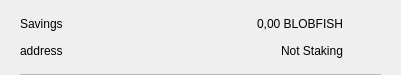
<?xml version="1.0" encoding="UTF-8"?>
<ui version="4.0">
 <class>CSRow</class>
 <widget class="QWidget" name="CSRow">
  <property name="geometry">
   <rect>
    <x>0</x>
    <y>0</y>
    <width>401</width>
    <height>75</height>
   </rect>
  </property>
  <property name="windowTitle">
   <string>Form</string>
  </property>
  <layout class="QVBoxLayout" name="verticalLayout">
   <property name="spacing">
    <number>0</number>
   </property>
   <property name="leftMargin">
    <number>20</number>
   </property>
   <property name="topMargin">
    <number>10</number>
   </property>
   <property name="rightMargin">
    <number>20</number>
   </property>
   <property name="bottomMargin">
    <number>0</number>
   </property>
   <item>
    <widget class="QWidget" name="info" native="true">
     <property name="minimumSize">
      <size>
       <width>0</width>
       <height>0</height>
      </size>
     </property>
     <layout class="QHBoxLayout" name="horizontalLayout_3">
      <property name="leftMargin">
       <number>0</number>
      </property>
      <property name="topMargin">
       <number>0</number>
      </property>
      <property name="rightMargin">
       <number>0</number>
      </property>
      <property name="bottomMargin">
       <number>10</number>
      </property>
      <item>
       <widget class="QWidget" name="container" native="true">
        <property name="minimumSize">
         <size>
          <width>0</width>
          <height>0</height>
         </size>
        </property>
        <layout class="QVBoxLayout" name="verticalLayout_2">
         <property name="spacing">
          <number>0</number>
         </property>
         <property name="leftMargin">
          <number>0</number>
         </property>
         <property name="topMargin">
          <number>0</number>
         </property>
         <property name="rightMargin">
          <number>0</number>
         </property>
         <property name="bottomMargin">
          <number>0</number>
         </property>
         <item>
          <layout class="QHBoxLayout" name="horizontalLayout">
           <item>
            <widget class="QLabel" name="labelName">
             <property name="toolTip">
              <string notr="true"/>
             </property>
             <property name="text">
              <string>Savings</string>
             </property>
            </widget>
           </item>
           <item>
            <spacer name="horizontalSpacer">
             <property name="orientation">
              <enum>Qt::Horizontal</enum>
             </property>
             <property name="sizeHint" stdset="0">
              <size>
               <width>40</width>
               <height>20</height>
              </size>
             </property>
            </spacer>
           </item>
           <item>
            <widget class="QLabel" name="labelAmount">
             <property name="text">
              <string>0,00 BLOBFISH</string>
             </property>
            </widget>
           </item>
          </layout>
         </item>
         <item>
          <layout class="QHBoxLayout" name="horizontalLayout_2">
           <item>
            <widget class="QLabel" name="labelAddress">
             <property name="toolTip">
              <string notr="true"/>
             </property>
             <property name="text">
              <string>address</string>
             </property>
            </widget>
           </item>
           <item>
            <spacer name="horizontalSpacer_2">
             <property name="orientation">
              <enum>Qt::Horizontal</enum>
             </property>
             <property name="sizeHint" stdset="0">
              <size>
               <width>40</width>
               <height>20</height>
              </size>
             </property>
            </spacer>
           </item>
           <item>
            <widget class="QLabel" name="labelStaking">
             <property name="text">
              <string>Not Staking</string>
             </property>
            </widget>
           </item>
          </layout>
         </item>
        </layout>
       </widget>
      </item>
      <item alignment="Qt::AlignHCenter|Qt::AlignVCenter">
       <widget class="QPushButton" name="pushButtonMenu">
        <property name="minimumSize">
         <size>
          <width>24</width>
          <height>24</height>
         </size>
        </property>
        <property name="maximumSize">
         <size>
          <width>32</width>
          <height>32</height>
         </size>
        </property>
        <property name="focusPolicy">
         <enum>Qt::NoFocus</enum>
        </property>
        <property name="styleSheet">
         <string notr="true">border:none; background-color:transparent;</string>
        </property>
        <property name="text">
         <string/>
        </property>
        <property name="icon">
         <iconset>
          <normaloff>://ic-menu-hover</normaloff>://ic-menu-hover</iconset>
        </property>
        <property name="iconSize">
         <size>
          <width>24</width>
          <height>24</height>
         </size>
        </property>
       </widget>
      </item>
     </layout>
    </widget>
   </item>
   <item>
    <widget class="QLabel" name="lblDivisory">
     <property name="minimumSize">
      <size>
       <width>0</width>
       <height>1</height>
      </size>
     </property>
     <property name="maximumSize">
      <size>
       <width>16777215</width>
       <height>1</height>
      </size>
     </property>
     <property name="styleSheet">
      <string notr="true">background-color:#bababa;</string>
     </property>
     <property name="text">
      <string/>
     </property>
     <property name="alignment">
      <set>Qt::AlignBottom|Qt::AlignLeading|Qt::AlignLeft</set>
     </property>
    </widget>
   </item>
  </layout>
 </widget>
 <resources/>
 <connections/>
</ui>
